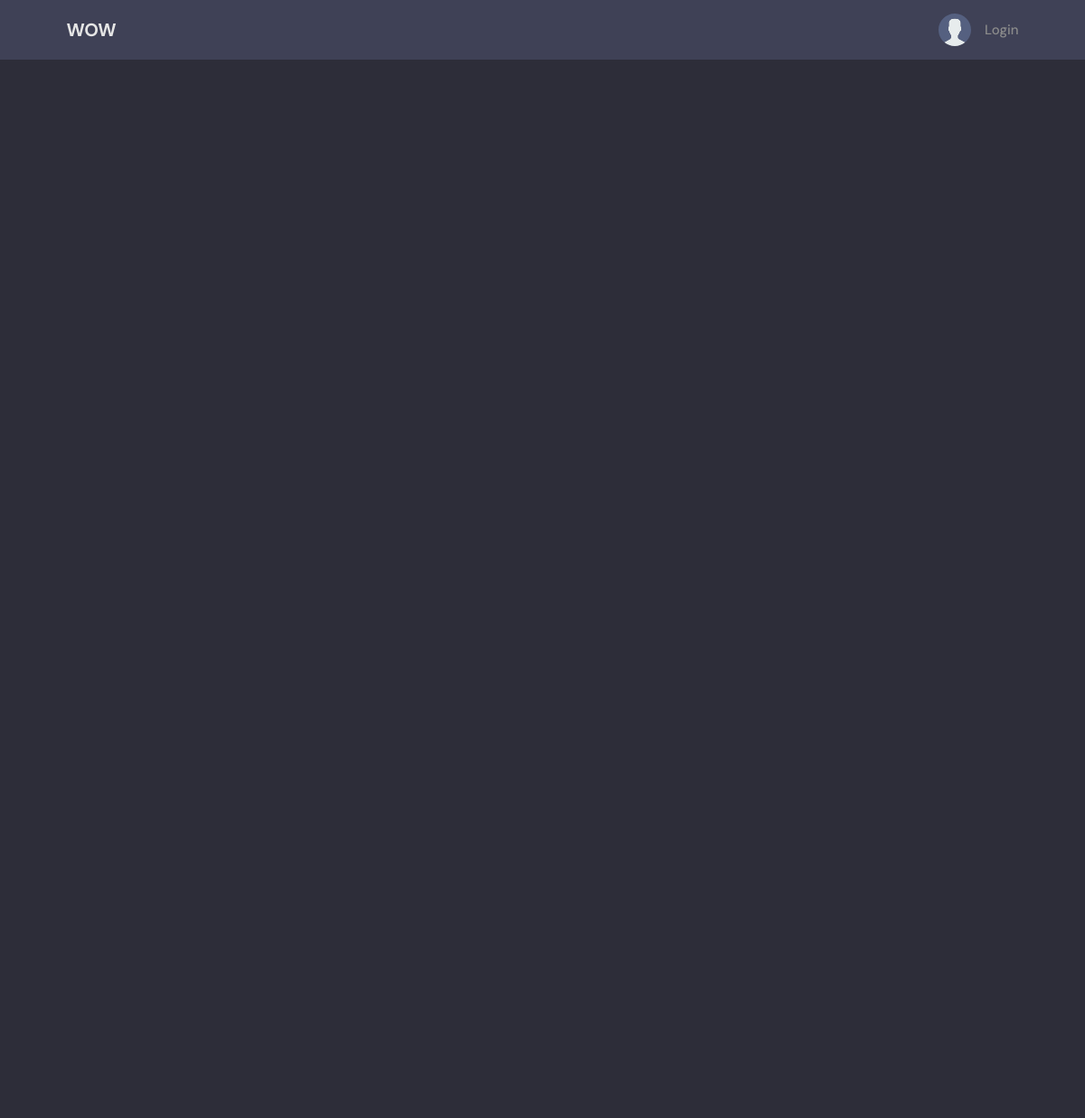
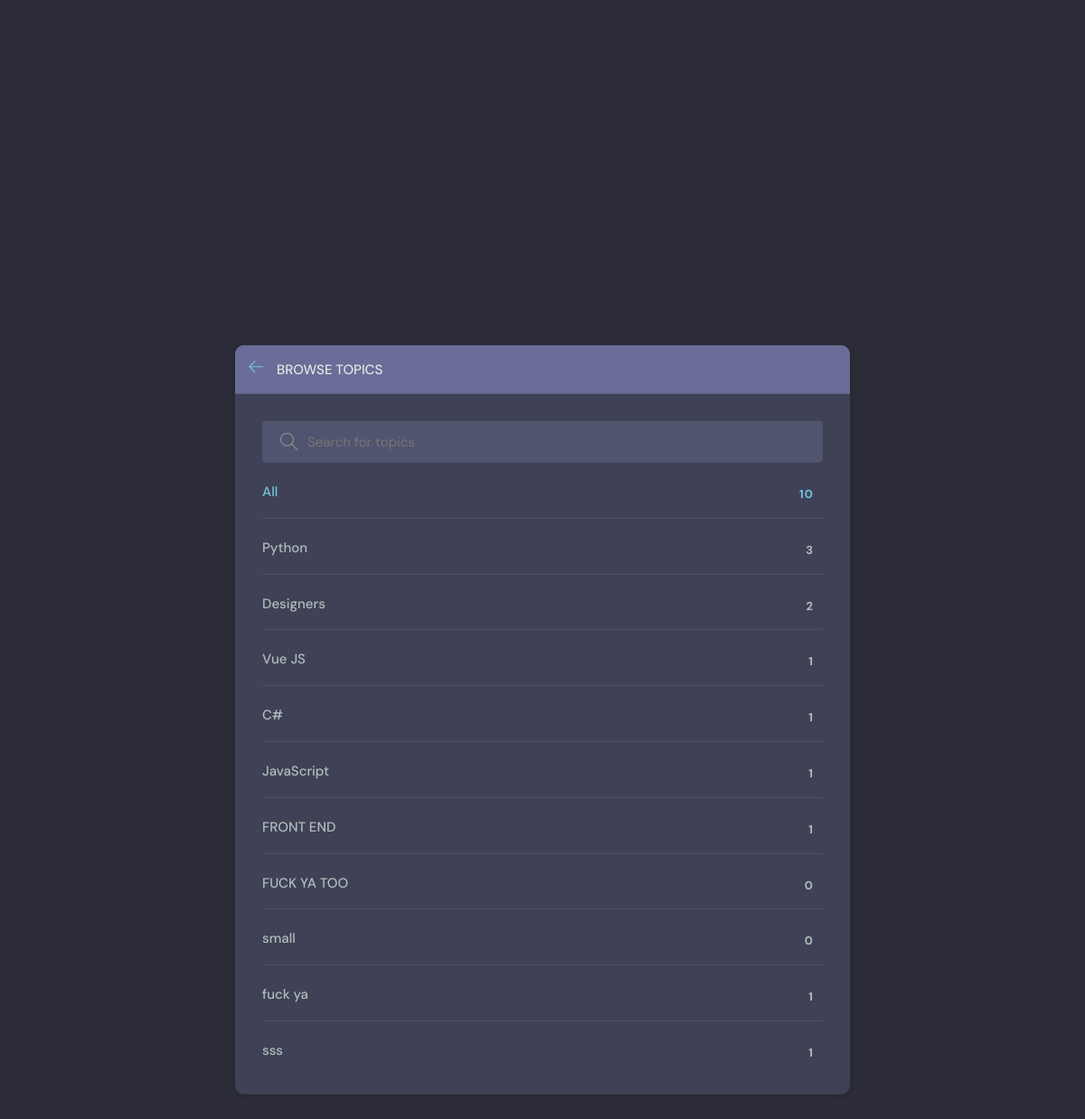
Page /topics/ on the committed database (2 pictures, top to bottom).
### base/models.py (models this page shows, shortened)
class Topic(models.Model):
    name = models.CharField(max_length=200)

### base/views.py (the view)
# urls.py: path('topics/', views.topicsPage, name="topics"),
def topicsPage(request):
    q = request.GET.get('q') if request.GET.get('q') != None else ''
    topics = Topic.objects.filter(name__icontains=q)
    return render(request, 'base/topics.html', {'topics': topics})

### base/templates/base/topics.html (shortened to what this page needs)
{% extends 'main.html' %}
{% block content %}
<main class="create-room layout">
  <div class="container">
    <div class="layout__box">
      <div class="layout__boxHeader">
        <div class="layout__boxTitle">
          <a href="{% url 'home' %}">
            <svg version="1.1" xmlns="http://www.w3.org/2000/svg" width="32" height="32" viewBox="0 0 32 32">
              <title>arrow-left</title>
              <path
                d="M13.723 2.286l-13.723 13.714 13.719 13.714 1.616-1.611-10.96-10.96h27.625v-2.286h-27.625l10.965-10.965-1.616-1.607z">
              </path>
            </svg>
          </a>
          <h3>Browse Topics</h3>
        </div>
      </div>
      <div class="topics-page layout__body">
        <form action="" method="GET" class="header__search">
          <label>
            <input name="q" placeholder="Search for topics" />
          </label>
        </form>
        <ul class="topics__list">
          <li>
            <a href="{% url 'topics' %}" class="active">All <span>{{topics.count}}</span></a>
          </li>
          {% for topic in topics %}
          <li>
            <a href="{% url 'home' %}?q={{topic.name}}">{{ topic.name }} <span>{{topic.room_set.all.count}}</span></a>
          </li>
          {% endfor %}
        </ul>
      </div>
    </div>
  </div>
</main>
{% endblock content %}

### static/styles/style.css (style rules this page uses)
:root { --color-main: #71c6dd; --color-main-light: #e1f6fb; --color-dark: #3f4156; --color-dark-medium: #51546e; --color-dark-light: #696d97; --color-light: #e5e5e5; --color-gray: #8b8b8b; --color-light-gray: #b2bdbd; --color-bg: #2d2d39; --color-success: #5dd693; --color-error: #fc4b0b; }
* { font-family: "DM Sans", -apple-system, BlinkMacSystemFont, "Segoe UI", Roboto, Oxygen, Ubuntu, Cantarell, "Open Sans", "Helvetica Neue", sans-serif; margin: 0; padding: 0; box-sizing: border-box; text-rendering: optimizeLegibility; font-size: inherit; }
html { font-size: 56.25%; }
@media only screen and (min-width: 1200px) { html { font-size: 62.5%; } }
body { line-height: 1.6; font-weight: 400; font-size: 1.5rem; color: var(--color-light-gray); background-color: var(--color-bg); min-height: 500vh; }
a { display: inline-block; color: var(--color-main); text-decoration: none; }
.container { max-width: 120rem; width: 90%; margin: auto; }
.header__search > label { background-color: var(--color-dark-medium); padding: 1.3rem 1rem; display: flex; align-items: center; gap: 1rem; border-radius: 4px; }
.header__search svg { fill: var(--color-gray); width: 2rem; height: 2rem; margin-left: 1rem; }
.header__search input { width: 30rem; background: transparent; border: none; outline: none; color: var(--color-light); }
.layout { margin-top: 2.4rem; }
.layout > .container { display: flex; justify-content: space-between; align-items: flex-start; }
.layout__box { width: 90%; max-width: 48rem; min-height: 40rem; position: absolute; top: 50%; left: 50%; transform: translate(-50%, -46%); background-color: var(--color-dark); border-radius: 1rem; box-shadow: 1px 1px 6px 3px rgba(0, 0, 0, 0.1); overflow: hidden; }
.layout__boxHeader { display: flex; padding: 1.5rem; background-color: var(--color-dark-light); }
.layout__boxTitle { display: flex; gap: 1.5rem; align-items: center; }
.layout__boxTitle h3 { text-transform: uppercase; font-weight: 500; color: var(--color-light); }
.layout__boxTitle svg { width: 1.6rem; height: 1.6rem; fill: var(--color-main); }
.layout__body { margin: 3rem; }
.topics__list { list-style: none; }
.topics__list li a { display: flex; justify-content: space-between; margin-bottom: 3rem; font-weight: 500; color: var(--color-light-gray); transition: all 0.3s ease-in-out; }
.topics__list li a.active, .topics__list li a:hover { color: var(--color-main); }
.topics__list li a span { padding: 0.5rem 1rem; background-color: var(--color-dark); border-radius: 3px; font-size: 1.3rem; font-weight: 700; letter-spacing: 1px; }
.topics-page .topics__list li:not(:last-child) a { margin: 2rem 0; padding-bottom: 1rem; text-decoration: none; border-bottom: 1px solid var(--color-dark-medium); }
.topics-page .header__search { display: block; }
.create-room.layout .layout__box { max-width: 68rem; }

### rows in the picture
Topic: name "Python", room_set.all.count "3"
Topic: name "Designers", room_set.all.count "2"
Topic: name "Vue JS", room_set.all.count "1"
Topic: name "C#", room_set.all.count "1"
Topic: name "JavaScript", room_set.all.count "1"
Topic: name "FRONT END", room_set.all.count "1"
Topic: name "FUCK YA TOO", room_set.all.count "0"
Topic: name "small", room_set.all.count "0"
Topic: name "fuck ya", room_set.all.count "1"
Topic: name "sss", room_set.all.count "1"

### other values in the picture
{{ topics.count }} "10"
